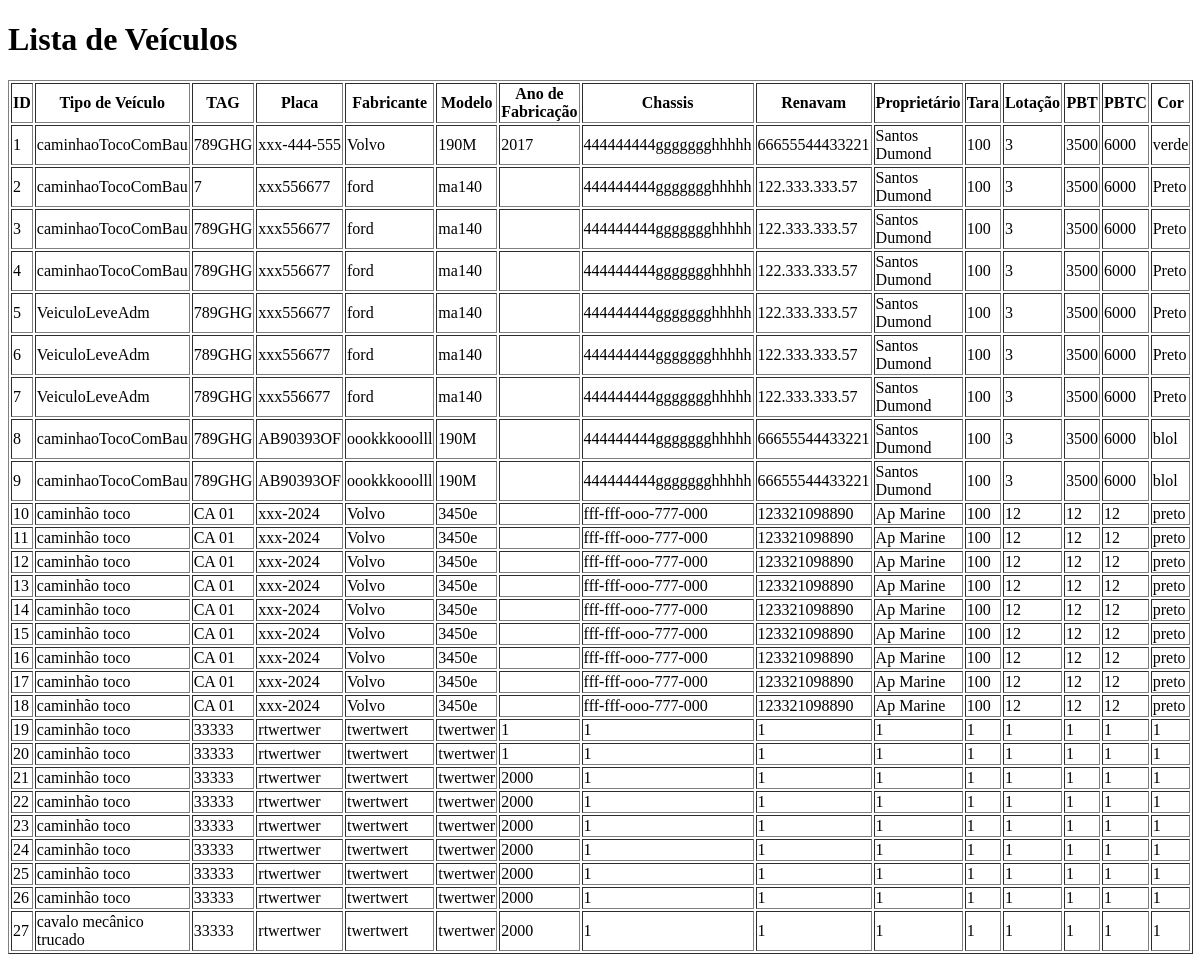
The app's page /listar_veiculo.php, older data.
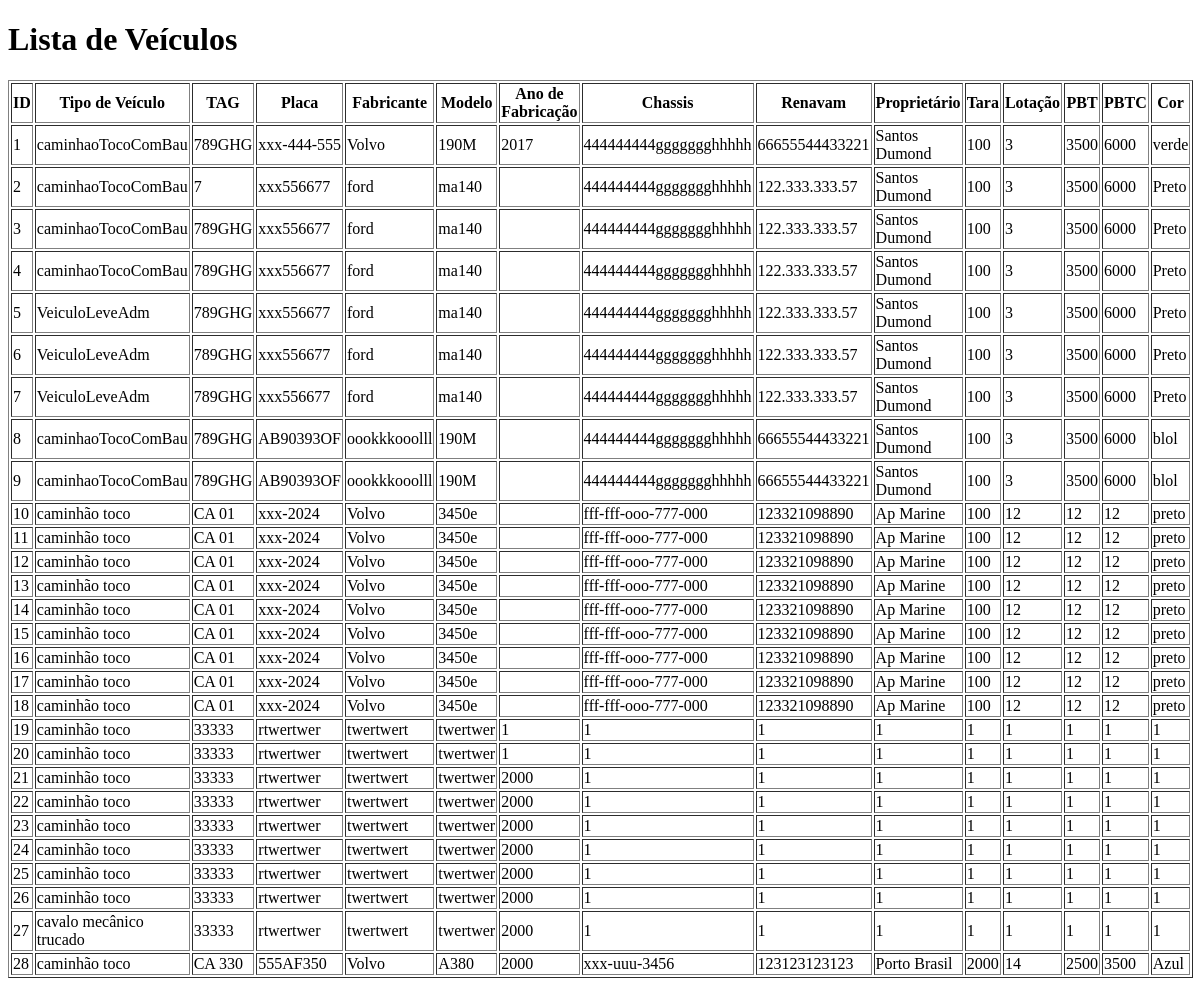
The same page, newer data.
### tables this page shows
CREATE TABLE `ativo_veiculo` (
  `id` int(11) NOT NULL,
  `tipo_veiculo` varchar(255) DEFAULT NULL,
  `tag` varchar(255) DEFAULT NULL,
  `placa` varchar(15) DEFAULT NULL,
  `fabricante` varchar(255) DEFAULT NULL,
  `modelo` varchar(255) DEFAULT NULL,
  `ano_fabricacao` varchar(110) DEFAULT NULL,
  `chassis` varchar(255) DEFAULT NULL,
  `renavam` varchar(20) DEFAULT NULL,
  `proprietario` varchar(255) DEFAULT NULL,
  `tara` int(11) DEFAULT NULL,
  `lotacao` int(11) DEFAULT NULL,
  `PTB` int(11) DEFAULT NULL,
  `PBTC` int(11) DEFAULT NULL,
  `CMT` varchar(10) DEFAULT NULL,
  `cor` varchar(50) DEFAULT NULL,
  `foto` varchar(255) DEFAULT NULL
);

### listar_veiculo.php (the view, shortened to what this page needs)
<?php
include "conexao_bd.php";
$consulta = $conn->query("SELECT * FROM ativo_veiculo");
if ($consulta->num_rows > 0) {
    ?>
    <!DOCTYPE html>
    <html lang="en">
    <head>
    </head>
    <body>
        <h1>Lista de Veículos</h1>
        <table border="1">
            <thead>
                <tr>
                    <th>ID</th>
                    <th>Tipo de Veículo</th>
                    <th>TAG</th>
                    <th>Placa</th>
                    <th>Fabricante</th>
                    <th>Modelo</th>
                    <th>Ano de Fabricação</th>
                    <th>Chassis</th>
                    <th>Renavam</th>
                    <th>Proprietário</th>
                    <th>Tara</th>
                    <th>Lotação</th>
                    <th>PBT</th>
                    <th>PBTC</th>
                    <th>Cor</th>
                </tr>
            </thead>
            <tbody>
                <?php
                while ($row = $consulta->fetch_assoc()) {
                    ?>
                    <tr>
                        <td><?= $row["id"] ?></td>
                        <td><?= $row["tipo_veiculo"] ?></td>
                        <td><?= $row["tag"] ?></td>
                        <td><?= $row["placa"] ?></td>
                        <td><?= $row["fabricante"] ?></td>
                        <td><?= $row["modelo"] ?></td>
                        <td><?= $row["ano_fabricacao"] ?></td>
                        <td><?= $row["chassis"] ?></td>
                        <td><?= $row["renavam"] ?></td>
                        <td><?= $row["proprietario"] ?></td>
                        <td><?= $row["tara"] ?></td>
                        <td><?= $row["lotacao"] ?></td>
                        <td><?= $row["PTB"] ?></td>
                        <td><?= $row["PBTC"] ?></td>
                        <td><?= $row["cor"] ?></td>
                    </tr>
                    <?php
                }
                ?>
            </tbody>
        </table>
    </body>
    </html>
    <?php
} else {
    echo "Nenhum veículo encontrado.";
}
?>

Row changes from the older to the newer data that the page shows:
added ativo_veiculo: id "28", tipo_veiculo "caminhão toco", tag "CA 330", placa "555AF350", fabricante "Volvo", modelo "A380", ano_fabricacao "2000", chassis "xxx-uuu-3456", renavam "123123123123", proprietario "Porto Brasil", tara "2000", lotacao "14", PTB "2500", PBTC "3500", cor "Azul"
